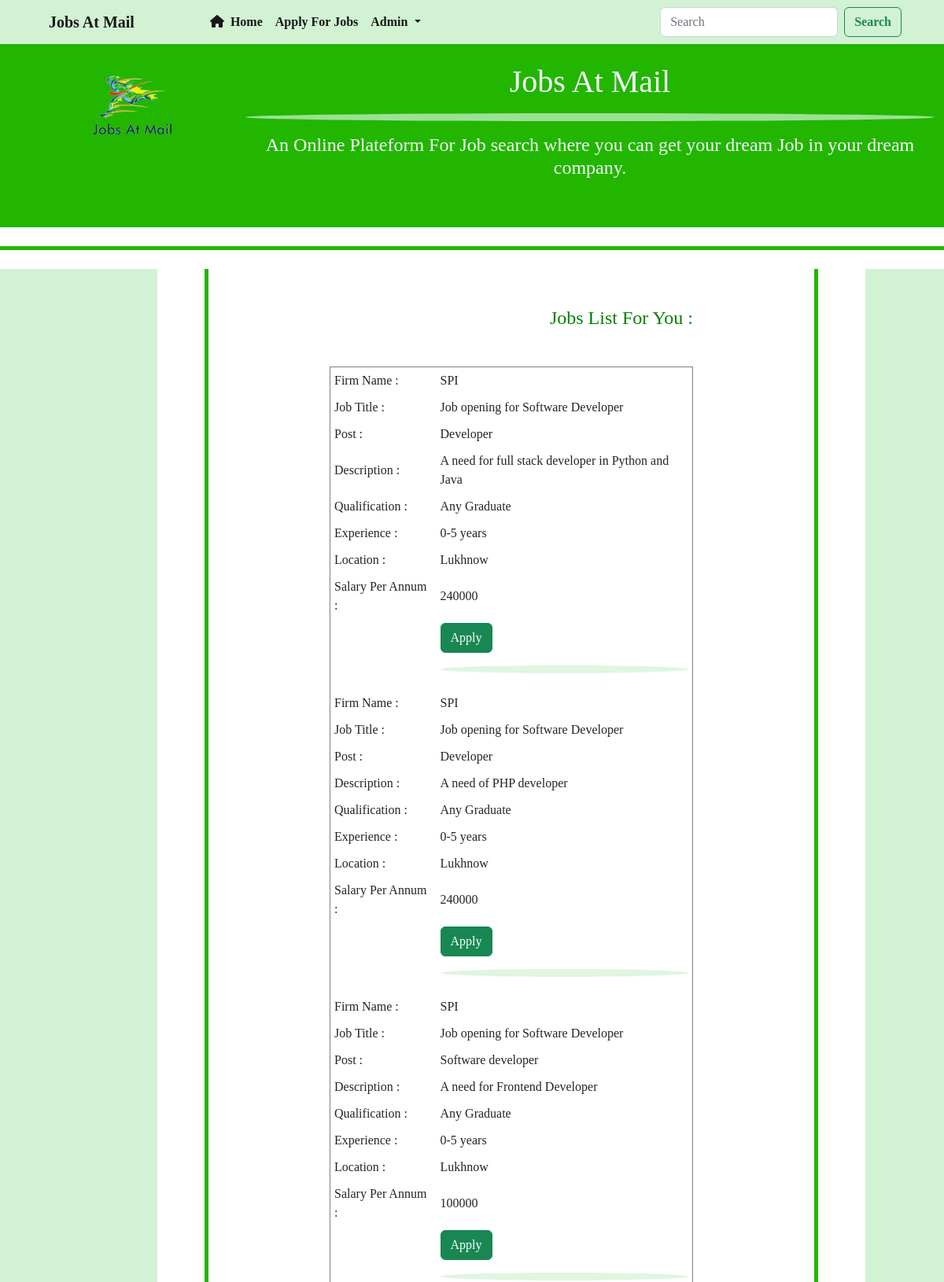
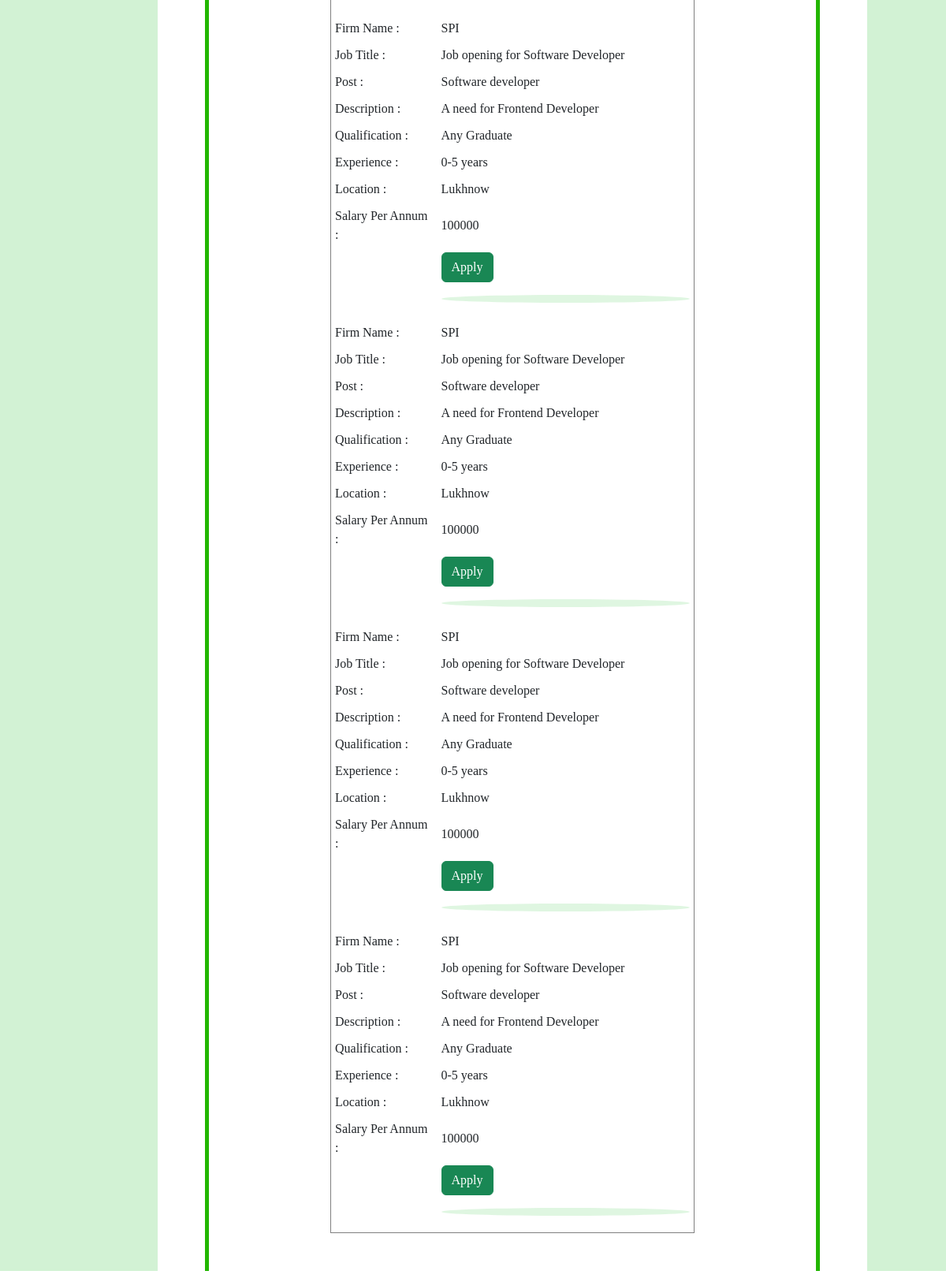
The page /applyjob/ (signed in, upper part) on the database its author committed (2 pictures, top to bottom).
### jamapp/models.py (models this page shows)
class Jobs(models.Model):
    firmname=models.CharField(max_length=100)
    jobtitle=models.CharField(max_length=50)
    post=models.CharField(max_length=50)
    jobdesc=models.TextField()
    qualification=models.CharField(max_length=100)
    experience=models.CharField(max_length=20)
    location=models.CharField(max_length=100)
    salarypa=models.IntegerField()
    posteddate=models.CharField(max_length=30)
    emailaddress=models.EmailField(max_length=50)

### jamapp/views.py (the view)
# urls.py: path('applyjob/',views.applyjob,name='applyjob'),
def applyjob(request):
    try:
        if request.session['jobseeker']:
            jb=Jobs.objects.all()
            return render(request,'applyjob.html',{'jb':jb})
    except:
        return render(request,'login.html')

### jamapp/templates/applyjob.html
{% extends "jobbase.html" %}
{% block body %}
    <h4 style="color:green;text-align:end;width:60%;margin:0px auto;" class="mb-5">
        Jobs List For You :
    </h4>
<div style="width:100%; margin: 0px auto;">
    <table border="1" style="margin:0px auto;width:60%;" cellpadding="5px">
        {% for j in jb %}
        <tr>
        <td>Firm Name :</td>
        <td>{{j.firmname}}</td>
        </tr>
        <tr>
            <td>Job Title :</td>
            <td>{{j.jobtitle}}</td>
        </tr>
        <tr>
            <td>Post :</td>
            <td>{{j.post}}</td>
        </tr>
        <tr>
            <td>Description :</td>
            <td>{{j.jobdesc}}</td>
        </tr>
        <tr>
            <td>Qualification :</td>
            <td>{{j.qualification}}</td>
        </tr>
        <tr>
            <td>Experience :</td>
            <td>{{j.experience}}</td>
        </tr>
        <tr>
            <td>Location :</td>
            <td>{{j.location}}</td>
        </tr>
        <tr>
            <td>Salary Per Annum :</td>
            <td>{{j.salarypa}}</td>
        </tr>
        <tr>
            <td>&nbsp;</td>
            <td>
                <a href="{% url 'appliedjobs' id=j.id %}" class="btn btn-success">Apply</a>
                       <hr class="horizontal-line-2">
            </td>
        </tr>
        {% endfor %}
    </table>
</div>
{% endblock body %}

### jamapp/static/css/style.css (style rules this page uses)
body { font-family: Georgia, 'Times New Roman', Times, serif; }
.horizontal-line-2 { border: 5px solid #d2f2d4; border-radius: 50%; opacity: 0.7; }

### rows shown on the page
Jobs: firmname "SPI", jobtitle "Job opening for Software Developer", post "Developer", jobdesc "A need for full stack developer in Python and Java", qualification "Any Graduate", experience "0-5 years", location "Lukhnow", salarypa "240000"
Jobs: firmname "SPI", jobtitle "Job opening for Software Developer", post "Developer", jobdesc "A need of PHP developer", qualification "Any Graduate", experience "0-5 years", location "Lukhnow", salarypa "240000"
Jobs: firmname "SPI", jobtitle "Job opening for Software Developer", post "Software developer", jobdesc "A need for Frontend Developer", qualification "Any Graduate", experience "0-5 years", location "Lukhnow", salarypa "100000"
Jobs: firmname "SPI", jobtitle "Job opening for Software Developer", post "Software developer", jobdesc "A need for Frontend Developer", qualification "Any Graduate", experience "0-5 years", location "Lukhnow", salarypa "100000"
Jobs: firmname "SPI", jobtitle "Job opening for Software Developer", post "Software developer", jobdesc "A need for Frontend Developer", qualification "Any Graduate", experience "0-5 years", location "Lukhnow", salarypa "100000"
Jobs: firmname "SPI", jobtitle "Job opening for Software Developer", post "Software developer", jobdesc "A need for Frontend Developer", qualification "Any Graduate", experience "0-5 years", location "Lukhnow", salarypa "100000"
Jobs: firmname "SPI", jobtitle "Job opening for Software Developer", post "Software developer", jobdesc "A need for Frontend Developer", qualification "Any Graduate", experience "0-5 years", location "Lukhnow", salarypa "100000"
